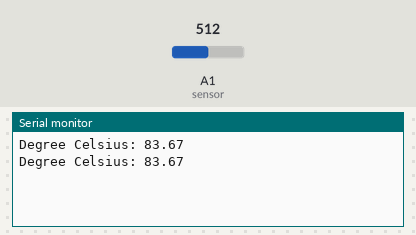
Simulated run of this sketch. Board: Arduino Uno, built with avr-gcc and run on an emulated ATmega328P. On the bench: the last lines printed to the serial monitor. The test bench sets the inputs (shaded band); at power-on: A1 (sensor) = 512.

Above: at 1.8 s.
1.9 s: A1 (sensor) set to 716
At 2.8 s:
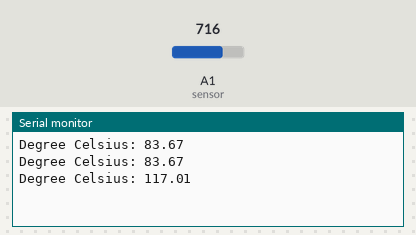
3.4 s: A1 (sensor) set to 900
At 4.8 s:
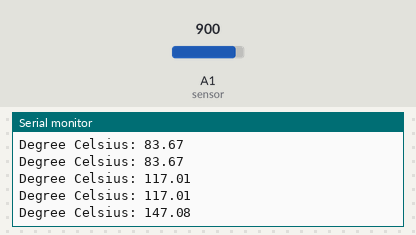
Timing chart, 0 to 6.4 s (numbered marks = the images above; inputs shaded):
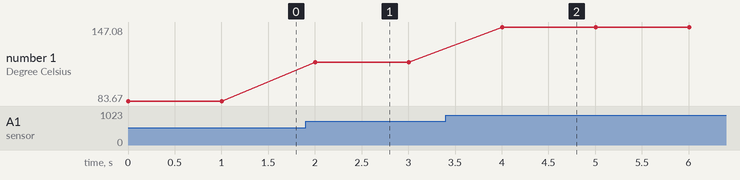

Measured:
- after the input at 1.9 s, the serial monitor: prints a new line after 0.10 s (image 1)
- after the input at 3.4 s, the serial monitor: prints a new line after 0.60 s (image 2)
- plotted number 1: 83.67 → 117.01 after the input at 1.9 s, 117.01 → 147.08 after the input at 3.4 s

The sketch:

lab5_p2.ino
```cpp
const int sensor = A1; // assigns termperature sensor to analog pin A1

float temp; // stores temperature in Celsius
float output; // temporary variable to hold sensor reading


void setup()
{
pinMode(sensor,INPUT); // makes sensor pin as input

Serial.begin(9600); // sets buadrate to 9600
}


void loop()
{
output = analogRead(sensor); //Reads value from sensor

output = ((output * 1024) / 6266);

temp = output; // Storing value in Degree Celsius

// prints temperature read on serial monitor every second
Serial.print("Degree Celsius: ");

Serial.print(temp);

Serial.println();

delay(1000); //Delay 1 second
}
```
